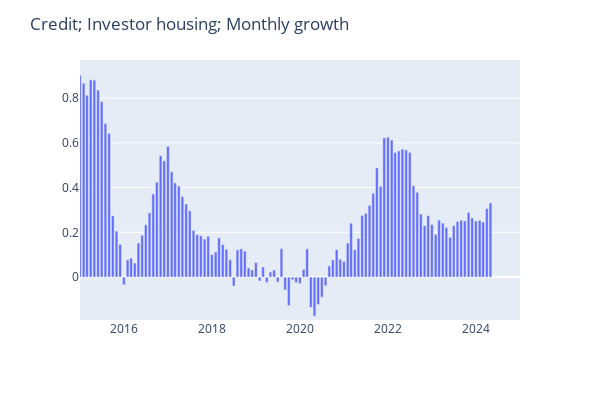

Notebook code for this chart:
### Code cell
startDateExample = datetime(2015, 1, 1)
endDateExample = datetime(2024, 12, 31)
seriesToGraph = 'Credit; Investor housing; Monthly growth'

graph_series(seriesToGraph, df, startDateExample, endDateExample)

### Figure 1 — Plotly figure (JSON) as saved in the notebook; plotly's stock layout.template omitted (floating-point values rounded to 4 significant figures; data arrays with more than 128 entries replaced by an {"elided": "..."} marker saying what was removed)
{"data": [{"alignmentgroup": "True", "hovertemplate": "Date=%{x}<br>Credit; Investor housing; Monthly growth=%{y}<extra></extra>", "legendgroup": "", "marker": {"color": "#636efa", "pattern": {"shape": ""}}, "name": "", "offsetgroup": "", "orientation": "v", "showlegend": false, "textposition": "auto", "type": "bar", "x": {"elided": "572 str values"}, "xaxis": "x", "y": {"elided": "572 float values"}, "yaxis": "y"}], "layout": {"barmode": "relative", "height": 400, "hovermode": "x", "legend": {"tracegroupgap": 0}, "margin": {"t": 60}, "title": {"text": "Credit; Investor housing; Monthly growth"}, "width": 600, "xaxis": {"anchor": "y", "domain": [0, 1], "range": ["2015-01-01T00:00:00", "2024-12-31T00:00:00"], "title": {"text": " "}, "type": "date"}, "yaxis": {"anchor": "x", "domain": [0, 1], "range": [-0.1916, 0.97], "title": {"text": " "}, "type": "linear"}}}
